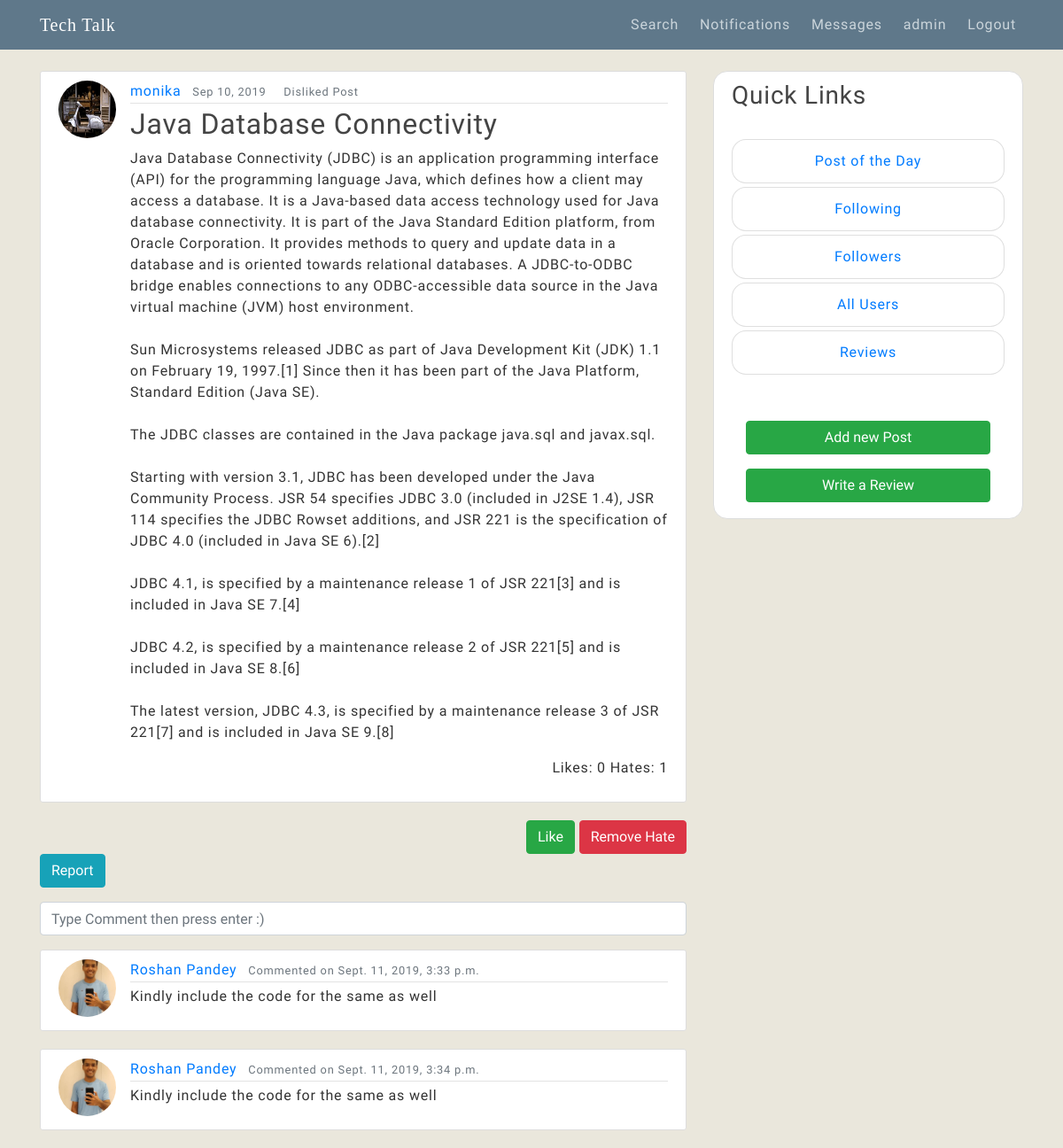
Page /post/38/ (signed in) on the committed database.
### blog/models.py (models this page shows, shortened)
class Post(models.Model):
    title = models.CharField(max_length=100)
    content = models.TextField()
    date_posted = models.DateTimeField(default=timezone.now)
    author = models.ForeignKey(User,verbose_name='Writer',on_delete=models.CASCADE)
    count = models.IntegerField("Views on Post",default=1)
    viewersIDs = models.CharField(max_length=10000,blank=True)
    uniqueCount = models.IntegerField("Unique Count",default=1)
    checked = models.BooleanField("Mark if Passes Community Guidelines", default=False)
    Likes = models.CharField(max_length=10000,blank=True)
    Hates = models.CharField(max_length=10000,blank=True)

class Comments(models.Model):
    user = models.ForeignKey(User,on_delete=models.CASCADE)
    post = models.ForeignKey(Post,on_delete=models.CASCADE)
    text = models.TextField(max_length=500,blank=False)
    timeStamp = models.DateTimeField(default=timezone.now)
    class Meta:
        verbose_name = 'Comments'
        verbose_name_plural = 'Comments'

### users/models.py (models this page shows, shortened)
class Profile(models.Model):
    user = models.OneToOneField(User, on_delete=models.CASCADE)
    name = models.CharField(default = 'Default Name',max_length=30)
    areaOfInterest = models.CharField("Area of Interest",default='CSE',max_length=100)
    image= models.ImageField(default = 'default.jpg', upload_to='profile_pic')
    flag = models.BooleanField(default=False)
    varifiedProfile = models.BooleanField(default=False)
    OTP = models.IntegerField(default=random.randint(100000,999999))
    phoneNumber = models.IntegerField("Phone Number",blank=True,default=1212121212)
    githubHandle = models.CharField("Github Profile",max_length=100,blank=True)
    linkedinHandle = models.CharField("LinkedIn Profile",max_length=150,blank=True)
    portfolio = models.CharField("Portfolio",max_length=150,blank=True)
    facebookHandle = models.CharField("Facebook Profile",max_length=150,blank=True)

### blog/views.py (the view, shortened to what this page needs)
# urls.py: path('post/<int:pk>/', Blogviews.postDetail, name='post-detail'),
@login_required
def postDetail(request, pk):
    obj = Post.objects.get(pk=pk)
    likeCount = len(obj.Likes.split("_")[:-1])
    hateCount = len(obj.Hates.split("_")[:-1])
    metaData = ''
    if str(request.user.id) in obj.Likes.split("_")[:-1]:
        metaData = 'Liked Post'
    if str(request.user.id) in obj.Hates.split("_")[:-1]:
        metaData = 'Disliked Post'
    if not obj.author==request.user:
        obj.count +=1
    obj.save()
    viwersIDs = obj.viewersIDs.split("_")[:-1]
    flag = True
    for IDs in viwersIDs:
        if int(IDs)==request.user.id:
            flag = False
    if flag==True:
        newString = obj.viewersIDs+str(request.user.id)+str('_')
        number = obj.uniqueCount
        number+=1
        Post.objects.filter(pk=pk).update(viewersIDs=newString)
        Post.objects.filter(pk=pk).update(uniqueCount=number)
    commentsData = Comments.objects.filter(post=Post.objects.get(id=pk)).values()
    for data in commentsData:
        userProfile = User.objects.get(id=data.get('user_id'))
        data['user_id'] = userProfile
    context = {
        'object':obj,
        'likes':likeCount,
        'hates':hateCount,
        'metaData':metaData,
        'commentsData': list(commentsData)
        }
    return render(request,'blog/post_detail.html',context)

### blog/templates/blog/post_detail.html (shortened to what this page needs)
{% extends 'blog/base.html' %}
{% block content %}
    <article class="media content-section">
        <img src="{{ object.author.profile.image.url }}" class="rounded-circle article-img">
        <div class="media-body">
            <div class="article-metadata">
            <a class="mr-2" href="{% url 'user-profile' object.author.id%}">{{ object.author }}</a>
            <small class="text-muted">{{ object.date_posted|date:"M d, Y" }} &nbsp;&nbsp;&nbsp;&nbsp;{{metaData}}</small>
            </div>
            <h2 class="article-title">{{ object.title }}</h2>
            <p class="article-content">{{ object.content }}</p>
            <p class="text-right font-weight-light">
                Likes: {{likes}} Hates: {{hates}}
            </p>
        </div>
    </article>
    {% if object.author !=  user %}
        <div class="text-right">
            {%if metaData == 'Liked Post'%}
                <a href="{% url 'like-post' object.id%}"><button class="btn btn-success">Dislike</button></a>
            {%else%}
                <a href="{% url 'like-post' object.id%}"><button class="btn btn-success">Like</button></a>
            {%endif%}
            {%if metaData == 'Disliked Post'%}
                <a href="{% url 'hate-post' object.id%}"><button class="btn btn-danger">Remove Hate</button></a>
            {%else%}
                <a href="{% url 'hate-post' object.id%}"><button class="btn btn-danger">Hate</button></a>
            {%endif%}
        </div>
        <div class="text-left">
            <a href="{% url 'report' object.id%}"><button class="btn btn-info">Report</button></a>
        </div>
    {% endif %}
    <div>
        <form method="post" class="mt-3 mb-3">
            <input type="text" name="commentText" id="commentText" class="form-control" placeholder="Type Comment then press enter :)" required>
        </form>
    </div>
    {% for data in commentsData %}
        <article class="media content-section">
          <img src="{{ data.user_id.profile.image.url }}" class="rounded-circle article-img">
            <div class="media-body">
              <div class="article-metadata">
                <a class="mr-2" href="{% url 'user-profile' data.user_id.id%}">{{ data.user_id.profile.name }}</a>
                <small class="text-muted">Commented on {{ data.timeStamp }}</small>
              </div>
              <p class="article-content">{{ data.text }}</p>
            </div>
          </article>
    {% endfor %}
{% endblock content %}

### blog/templates/blog/base.html (shortened to what this page needs)
{% load static %}
<!DOCTYPE html>
<html>
<head>
    <link rel="stylesheet" href="https://stackpath.bootstrapcdn.com/bootstrap/4.3.1/css/bootstrap.min.css">
    <link rel="stylesheet" type="text/css" href="{% static 'blog/main.css' %}">
</head>
<body>
    <header class="site-header">
            <nav class="navbar navbar-expand-md navbar-dark bg-steel fixed-top">
                <div class="container">
                <a class="navbar-brand mr-4" href="{% url 'blog-home' %}" id='nameWeb'>Tech Talk</a>
                <div class="collapse navbar-collapse" id="navbarToggle">
                    <div class="navbar-nav">
                      {%if user.is_authenticated%}
                      <a class="nav-item nav-link ml-2" href="{% url 'search' %}">Search</a>
                      {%if notice%}
                        <a class="nav-item nav-link ml-2" href="{% url 'my-notice' %}">Notifications <sup class="dot"></sup></a>
                      {%else%}
                      <a class="nav-item nav-link ml-2" href="{% url 'my-notice' %}">Notifications</a>
                      {%endif%}
                      {%if flag %}
                        <a class="nav-item nav-link ml-2" href="{% url 'message-summary' %}">Messages <sup class="dot"></sup></a>
                      {%else%}
                        <a class="nav-item nav-link ml-2" href="{% url 'message-summary' %}">Messages</a>
                      {%endif%}
                      {%if request.user.profile.enrollment == '111X111'%}
                        <a class="nav-item nav-link ml-2" href="{% url 'profile' %}">{{request.user}} <sup class="dot"></sup></a>
                      {%else%}
                        <a class="nav-item nav-link ml-2" href="{% url 'profile' %}">{{request.user}}</a>
                      {%endif%}
                      <a class="nav-item nav-link ml-2" href="{% url 'logout' %}">Logout</a>
                      {%else%}
                        <a class="nav-item nav-link" href="{% url 'login' %}">Login</a>
                        <a class="nav-item nav-link" href="{% url 'register' %}">Register</a>
                      {%endif%}
                    </div>
                </div>
                </div>
            </nav>
     </header>
     <main role="main" class="container">
            <div class="row">
              <div class="col-md-8">
                {% block content %}{% endblock %}
              </div>
                <div class="col-md-4">
                  <div class="content-section card sticky-top" id="customizeBorder">
                    <h3>Quick Links</h3>
                    <br>
                    <ul class="list-group">
                        <a href="{% url 'blog-trend' %}" style="text-decoration: none;" class="mb-1"><li class="list-group-item list-group-item font-weight-light text-center" id="customizeBorder2"><strong>Post of the Day</strong></li></a>
                        <a href="{% url 'my-friend' %}" style="text-decoration: none;" class="mb-1"><li class="list-group-item list-group-item font-weight-light text-center" id="customizeBorder2"><strong>Following</strong></li></a>
                        <a href="{% url 'my-followers' %}" style="text-decoration: none;" class="mb-1"><li class="list-group-item list-group-item font-weight-light text-center" id="customizeBorder2"><strong>Followers</strong></li></a>
                        <a href="{% url 'blog-about' %}" style="text-decoration: none;" class="mb-1"><li class="list-group-item list-group-item font-weight-light text-center" id="customizeBorder2"><strong>All Users</strong></li></a>
                        <a href="{% url 'reviews' %}" style="text-decoration: none;" class="mb-1"><li class="list-group-item list-group-item font-weight-light text-center" id="customizeBorder2"><strong>Reviews</strong></li></a>
                      </ul>
                    <br>
                    {%if user.is_authenticated%}
                    <div class="text-right">
                      <a class="nav-item nav-link" href="{% url 'post-create' %}"><button class="btn btn-success btn-block">Add new Post</button></a>
                      <a class="nav-item nav-link" href="{% url 'add-reviews' %}"><button class="btn btn-success btn-block">Write a Review</button></a>
                    </div>
                    {%endif%}
                  </div>
                </div>
            </div>
     </main>
</body>
</html>

### blog/static/blog/main.css (style rules this page uses)
body { background: #fafafa; color: #333333; margin-top: 5rem; }
h1, h2, h3, h4, h5, h6 { color: #444444; }
ul { margin: 0; }
.bg-steel { background-color: #5f788a; }
.site-header .navbar-nav .nav-link { color: #cbd5db; }
.content-section { background: #ffffff; padding: 10px 20px; border: 1px solid #dddddd; border-radius: 3px; margin-bottom: 20px; }
.article-title { color: #444444; }
.article-content { white-space: pre-line; }
.article-img { height: 65px; width: 65px; margin-right: 16px; }
.article-metadata { padding-bottom: 1px; margin-bottom: 4px; border-bottom: 1px solid #e3e3e3 }

### blog/templates/blog/base.html (style rules this page uses)
body { font-family: 'Poiret One', cursive; font-family: 'Nanum Myeongjo', serif; letter-spacing: 0.05em; background-color: #EAE7DC; }
#customizeBorder { border-radius: 1em; }
#customizeBorder2 { border-radius: 1em; }
#nameWeb { font-family: 'Cinzel', serif; }

### rows in the picture
Post: author.profile.image (picture), author "monika", date_posted "Sep 10, 2019", title "Java Database Connectivity", content "Java Database Connectivity (JDBC) is an application programming interface (API) for the programming language Java, which defines how a client may access a database. It is a Java-based data access technology used for Java database connectivity. It is part of the Java Standard Edition platform, from Oracle Corporation. It provides methods to query and update data in a database and is oriented towards relational databases. A JDBC-to-ODBC bridge enables connections to any ODBC-accessible data source in the Java virtual machine (JVM) host environment. Sun Microsystems released JDBC as part of Java Development Kit (JDK) 1.1 on February 19, 1997.[1] Since then it has been part of the Java…"
Comments: user_id.profile.image (picture), user_id.profile.name "Roshan Pandey", timeStamp "Sept. 11, 2019, 3:33 p.m.", text "Kindly include the code for the same as well"
Comments: user_id.profile.image (picture), user_id.profile.name "Roshan Pandey", timeStamp "Sept. 11, 2019, 3:34 p.m.", text "Kindly include the code for the same as well"

### other values in the picture
{{ request.user }} "admin"
{{ metaData }} "Disliked Post"
{{ likes }} "0"
{{ hates }} "1"
